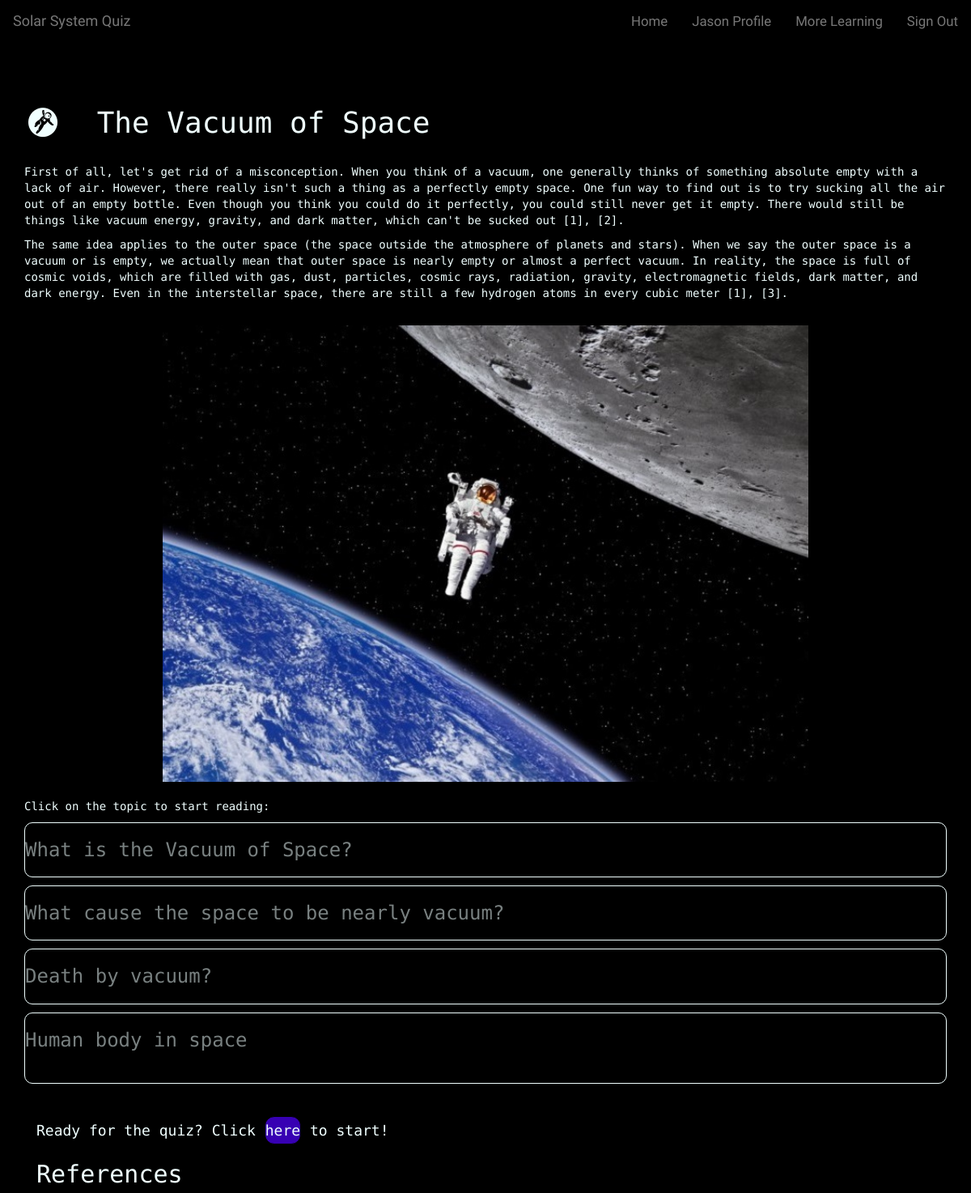
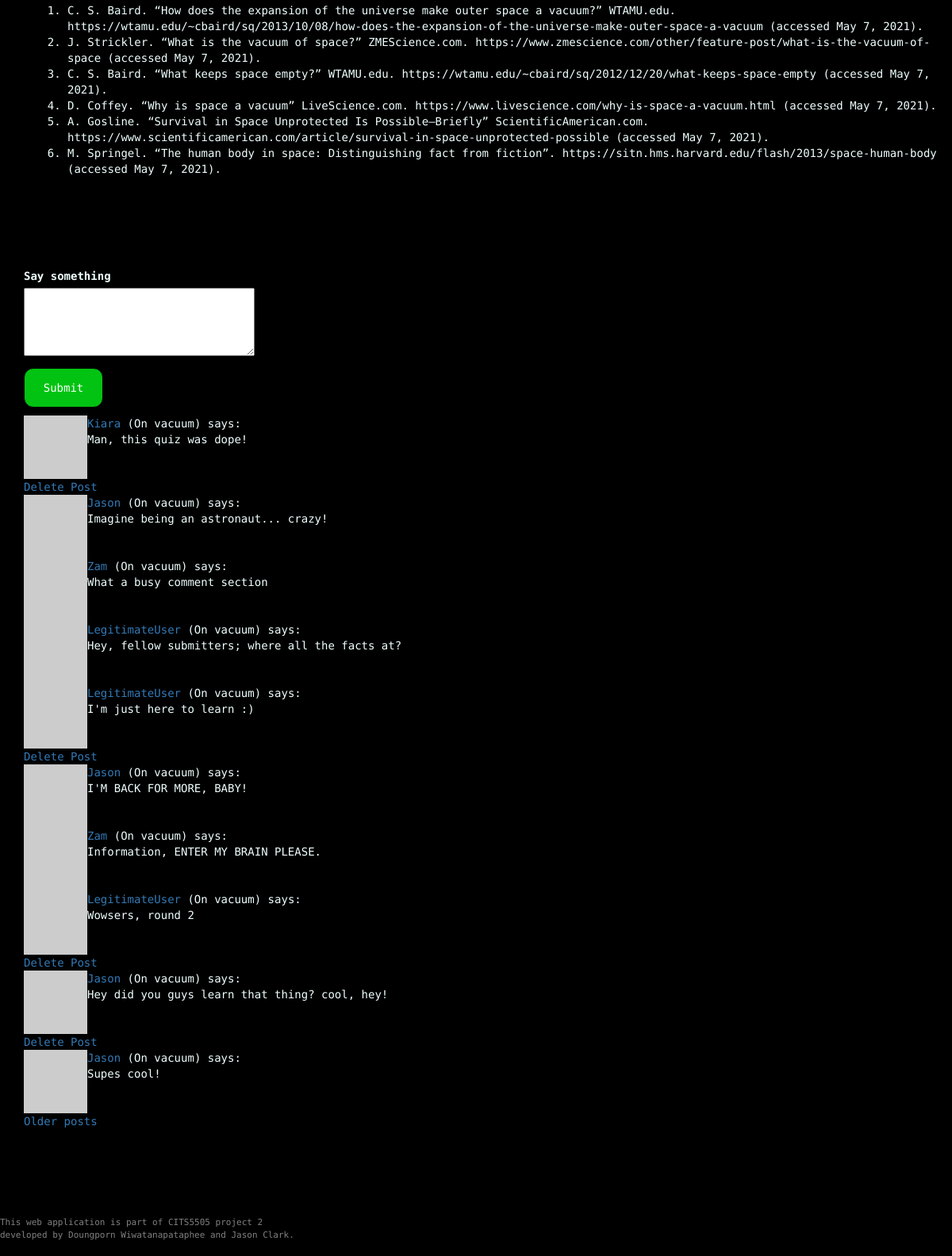
The page /learning_module/vacuum (signed in) on the database its author committed (2 pictures, top to bottom).
### app/models.py (models this page shows, shortened)
class User(UserMixin, db.Model):
    __tablename__ = 'user_table'
    id = db.Column(db.Integer, primary_key=True)
    username = db.Column(db.String(64), index=True, unique=True)
    user_type = db.Column(db.String(64))
    email = db.Column(db.String(120), index=True, unique=True)
    password_hash = db.Column(db.String(128))
    posts = db.relationship('Post', backref='author', lazy='dynamic')
    about_me = db.Column(db.String(140))
    last_seen = db.Column(db.DateTime, default=datetime.utcnow)
    score_child = db.relationship("Score", backref = 'user_parent')
    quiz_unlocked = db.Column(db.Integer, default=0)
    def avatar(self, size):
      digest = md5(self.email.lower().encode('utf-8')).hexdigest()
      return 'https://www.gravatar.com/avatar/{}?d=identicon&s={}'.format(digest, size)

class Post(db.Model):
    id = db.Column(db.Integer, primary_key=True)
    user_id = db.Column(db.Integer, db.ForeignKey('user_table.id')) #user.id
    body = db.Column(db.String(140))
    timestamp = db.Column(db.DateTime, index=True, default=datetime.utcnow)
    page = db.Column(db.String)
    upvotes = db.Column(db.Integer, default=0)
    downvotes = db.Column(db.Integer, default=0)

### app/routes.py (the view, shortened to what this page needs)
@app.route('/learning_module/<module>', methods=['GET', 'POST'])
@login_required
def learning_module(module):
  page = request.args.get('page', 1, type=int)
  posts = Post.query.filter_by(page=module).paginate(
    page, app.config['POSTS_PER_PAGE'], False)
  next_url = url_for('learning_module', module=module, page=posts.next_num) \
    if posts.has_next else None
  prev_url = url_for('learning_module', module=module, page=posts.prev_num) \
    if posts.has_prev else None
  form = PostForm()
  return render_template('modules/learning_module.html', module=module, form=form,
      posts=posts.items, next_url=next_url,
      prev_url=prev_url)

### app/forms.py
class PostForm(FlaskForm):
  post = TextAreaField('Say something', validators=[
    DataRequired(), Length(min=1, max=140)])
  submit = SubmitField('Submit')

### app/models.py (called while the page is built)
@login.user_loader
def load_user(id):
    return User.query.get(int(id))

### app/routes.py (called while the page is built)
@app.before_request
def before_request():
    from_zone = tz.tzutc()
    to_zone = tz.tzlocal()
    utc = datetime.utcnow()
    utc = utc.replace(tzinfo=from_zone)
    central = utc.astimezone(to_zone)   # convert to local timezone
    if current_user.is_authenticated:
        current_user.last_seen = central
        db.session.commit()

### app/templates/modules/learning_module.html (shortened to what this page needs)
{% extends 'base.html' %}
{% block body %}
<div class="progress-bar-max fixed-top">
</div>
{% include 'modules/_{}.html'.format(module) %}
<hr class="divider" />
<div class="container">
  {% if form %}
  <form action="" id="module" method="post">
    <p>
      {{ form.post.label }}<br>
      <span class="post-form">
      {{ form.post(cols=32, rows=4) }}<br>
      </span>
    </p>
    <p>{{ form.submit(class_="post-button") }}</p>
  </form>
  {% endif %}
  {% for post in posts %}
    {% include '_post.html' %}
  {% endfor %}
  {% if next_url %}
  <a href="{{ next_url }}">Older posts</a>
  {% endif %}
</div>
{% endblock %}

### app/templates/base.html (shortened to what this page needs)
<!DOCTYPE html>
<html lang="en">
<head>
    <link rel="stylesheet" href="https://maxcdn.bootstrapcdn.com/bootstrap/3.4.1/css/bootstrap.min.css">
    <link rel="stylesheet" type="text/css" href="{{ url_for('static', filename='css/theme.css') }}">
    <link rel="stylesheet" href="https://cdnjs.cloudflare.com/ajax/libs/font-awesome/4.7.0/css/font-awesome.min.css">
</head>
<body>
    {% block navbar %}
    <nav class="navbar navbar-default">
            <div class="navbar-header">
                <a class="navbar-brand" href="{{ url_for('home') }}">Solar System Quiz</a>
            </div>
            <div class="collapse navbar-collapse" id="bs-example-navbar-collapse-1">
                <ul class="nav navbar-nav navbar-right">
                    {% if current_user.is_authenticated %}
                    <li><a id="nav_home" href="{{ url_for('home') }}">Home</a></li>
                    <li><a id="nav_profile" href="{{ url_for('user_profile', username=current_user.username) }}">{{ current_user.username }} Profile</a></li>
                    <li><a id="nav_learning" href="{{ url_for('more_learning') }}">More Learning</a></li>
                    <li><a id="nav_logout" href="{{ url_for('logout') }}">Sign Out</a></li>
                    {% else %}
                    <li><a id="nav_home" href="{{ url_for('home') }}">Home</a></li>
                    <li><a id="nav_login" href="{{ url_for('login') }}">Login</a></li>
                    <li><a id="nav_register" href="{{ url_for('register') }}">Register</a></li>
                    <li><a id="nav_learning" href="{{ url_for('more_learning') }}">More Learning</a></li>
                    {% endif %}
                </ul>
            </div>
    </nav>
    {% endblock %}
    <div class="points-container">
    </div>
    {% block body %}{% endblock %}
    <footer>
        <p>This web application is part of CITS5505 project 2 <br>
           developed by Doungporn Wiwatanapataphee and Jason Clark.</p>
    </footer>
</body>
</html>

### app/templates/_post.html
<table>
  <tr valign="top">
    <td><img src="{{ post.author.avatar(36) }}"></td>
    <td>
      <a href="{{ url_for('user_profile', username=post.author.username) }}">
        {{ post.author.username }}
      </a>
      (On {{ post.page }}) says:<br>{{ post.body }}
    </td>
  </tr>
  {% if current_user.id == post.user_id %}
  <tr valign="bottom">
    <a href="{{ url_for('delete_post', postId=post.id, module=module) }}">Delete Post</a>
  </tr>
  {% endif %}
</table>

### app/static/css/theme.css (style rules this page uses)
* { box-sizing: border-box; }
body { font-family: 'Space Mono', monospace; background-color: black; color: azure; padding-bottom: 60px; margin-bottom: 100px; }
html { scroll-behavior: smooth; }
.navbar { font-family: 'Audiowide', cursive; background-color: black; border-color: black; top: 0; }
.nav a { font-size: 1.2em !important; }
.fixed-top { position: fixed; top: 0; z-index: 1; right: 0; left: 0; }
.progress-bar-max { display: block; background-color: transparent; height: 9px; width: 100%; }
.points-container { padding: 20px; display: flex; margin: 0 auto; text-align: center; }
.post-button { background-color: #03da15e5; height: 50px; width: 100px; border: 1px solid black; color: #ffffff; word-wrap: normal; margin: 0; padding: 0; border-radius: 12px; }
.post-form { color:black; }
hr.divider { border: 0; height: 5px; margin-top: 50px; margin-bottom: 50px; margin-left: 2rem; width: 100%; }
footer { position: fixed; font-size: 11px; background: black; color:grey; bottom: 0; left: 0; height: 50px; width: 100%; }

### rows shown on the page
User: username "Jason"
Post: author.username "Kiara", page "vacuum", body "Man, this quiz was dope!"
Post: author.username "Jason", page "vacuum", body "Imagine being an astronaut... crazy!"
Post: author.username "Zam", page "vacuum", body "What a busy comment section"
Post: author.username "LegitimateUser", page "vacuum", body "Hey, fellow submitters; where all the facts at?"
Post: author.username "LegitimateUser", page "vacuum", body "I'm just here to learn :)"
Post: author.username "Jason", page "vacuum", body "I'M BACK FOR MORE, BABY!"
Post: author.username "Zam", page "vacuum", body "Information, ENTER MY BRAIN PLEASE."
Post: author.username "LegitimateUser", page "vacuum", body "Wowsers, round 2"
Post: author.username "Jason", page "vacuum", body "Hey did you guys learn that thing? cool, hey!"
Post: author.username "Jason", page "vacuum", body "Supes cool!"
